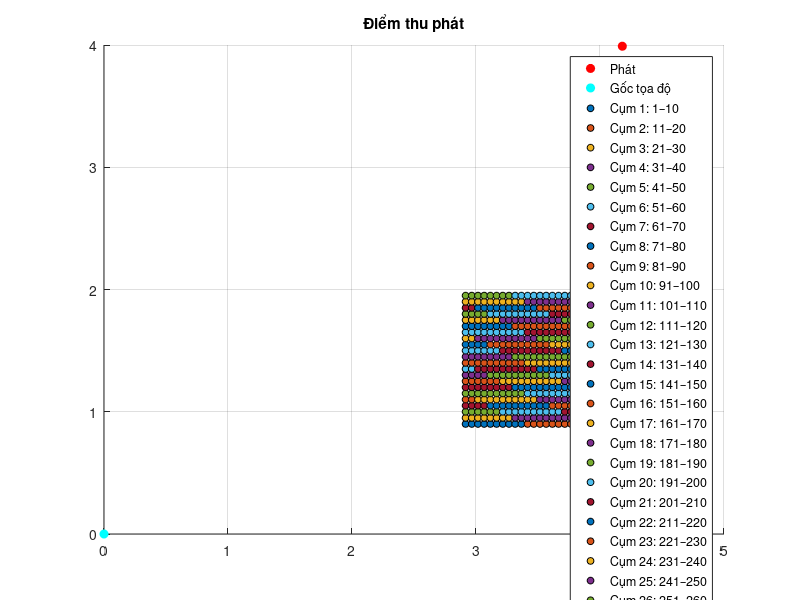

Source code (MATLAB):
clc; clear;
load('IR_12.mat'); load('VA.mat'); load('pos.mat');
load('pos_gridpoint_corridor');
hold on;
title('Điểm thu phát');
grid on;

% Vẽ điểm phát
% VAtmp = used_VAs{1,1}(:,1);
% VAtmp(1,1) = -used_VAs{1,1}(1,1);
% plot(VAtmp(1,1), used_VAs{1,1}(2,1), 'ro', 'MarkerSize', 6, 'MarkerFaceColor','r');
plot(4.18, 3.99, 'ro', 'MarkerSize', 6, 'MarkerFaceColor','r');
pos_centers = pos;
% Vẽ gốc tọa độ
plot(0, 0, 'co', 'MarkerSize', 6, 'MarkerFaceColor','c');

% Chia màu theo nhóm 10 điểm
numPoints = size(pos_centers,2);
groupSize = 10;
numGroups = ceil(numPoints / groupSize);

colors = lines(numGroups); % bảng màu tự động

legendEntries = cell(1, numGroups);

for g = 1:numGroups
    startIdx = (g-1)*groupSize + 1;
    endIdx   = min(g*groupSize, numPoints);
    
    plot(pos_centers(1,startIdx:endIdx), pos_centers(2,startIdx:endIdx), ...
         'o', 'MarkerSize', 5, 'MarkerFaceColor', colors(g,:), 'MarkerEdgeColor','k');
    
    % Thêm vào legend dạng "Cụm X: start–end"
    legendEntries{g} = sprintf('Cụm %d: %d–%d', g, startIdx, endIdx);
end

legend(['Phát','Gốc tọa độ', legendEntries]);
